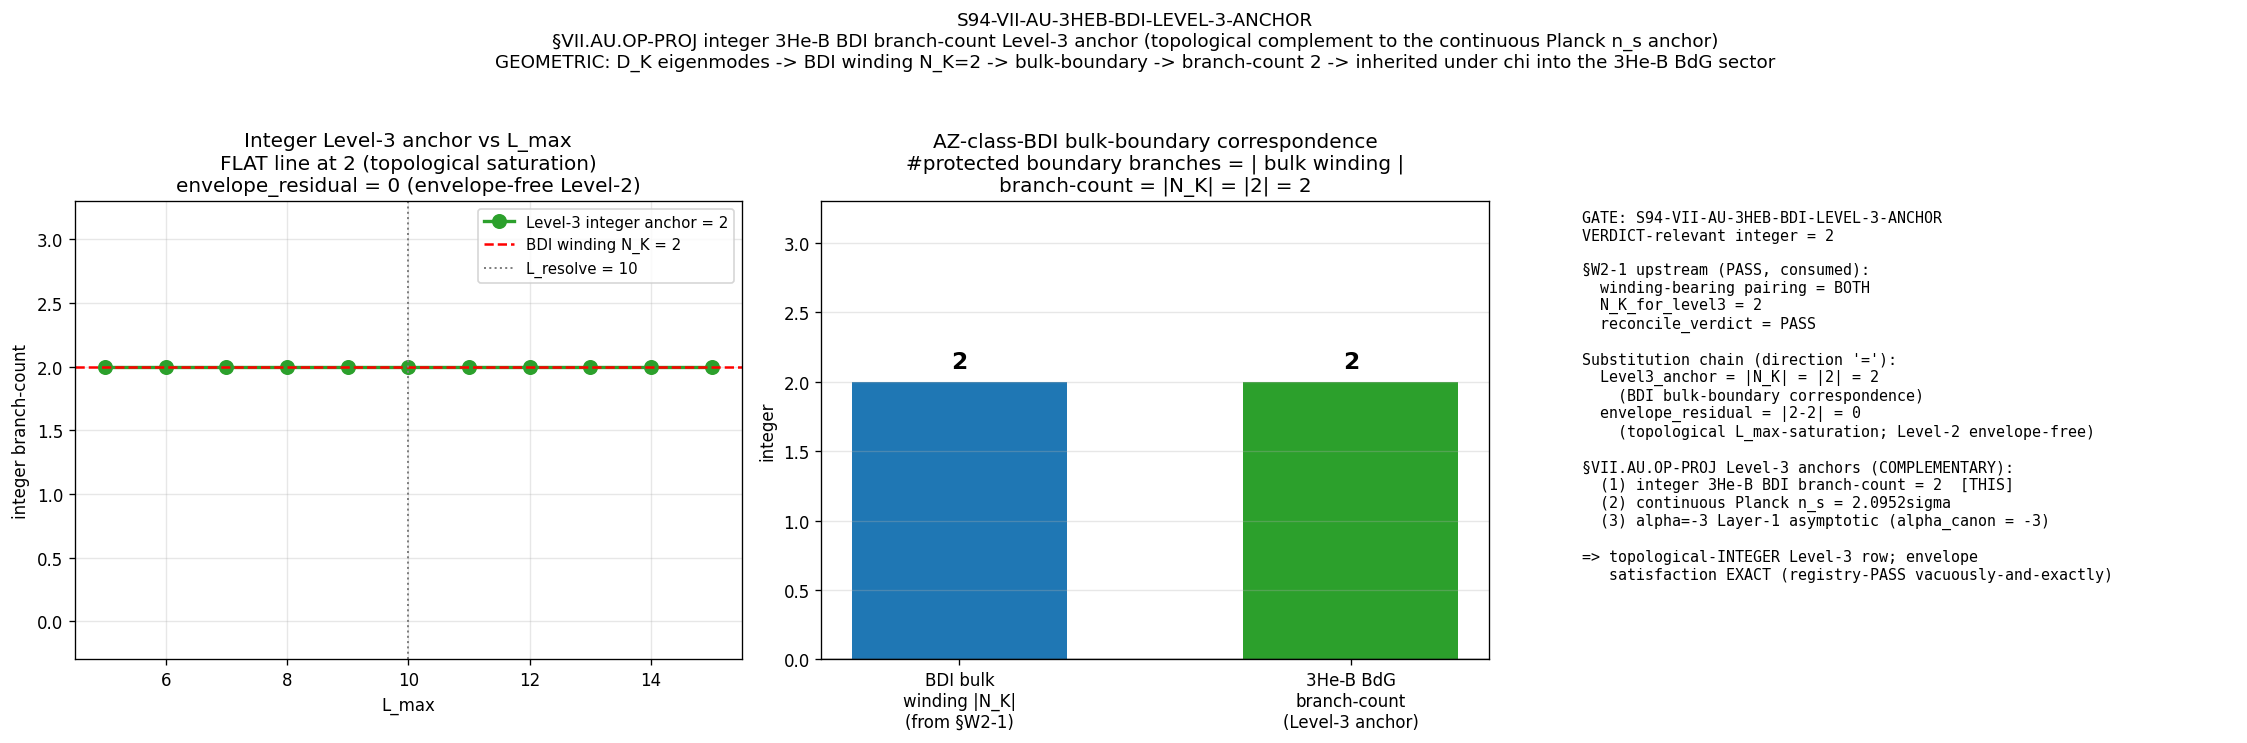

Reproduce this figure in Python.
"""
s94_vii_au_3heb_bdi_level_3_anchor.py
=====================================

S94-VII-AU-3HEB-BDI-LEVEL-3-ANCHOR   [VERIFY]   (GEOMETRIC)
  Land the integer 3He-B BDI branch-count Level-3 anchor for the
  §VII.AU.OP-PROJ STAGE-3-PERMANENT FWD-C1 (Pillar-I <-> Pillar-II) bridge entry.

  DEPENDS ON §W2-1 (S94-VII-AU-WINDING-RECONCILIATION).  The integer anchor is
  the 3He-B BDI BRANCH-COUNT read from the winding-bearing pairing that §W2-1
  identifies -- NOT from the gamma_9 chiral index T_signed (which is identically
  0; the S93 W2-1 wall: balanced 8/8 spinor grading, Gamma rep-INDEPENDENT).

  UPSTREAM (read, NOT re-derived):
    §W2-1 returned PASS: { N_K^(alpha), N_K^(beta) } == {2}
      winding_bearing_pairing = "BOTH-(alpha-rep-side-AND-beta-BdG-chi-inherited)"
      N_K_for_level3          = 2   (the BDI winding; KO-dim=6, AZ class BDI)
      reconcile_verdict       = PASS
    So the winding-bearing pairing is UNAMBIGUOUS and the integer anchor reads
    N_K=2 directly.  The pre-registered mechanical-closure INFO branch (which
    fires ONLY if §W2-1 FAILs) does NOT trigger.

  PROCEDURE (per plan §W2-2):
    (1) read §W2-1's verdict + npz -- branch on reconcile_verdict:
          PASS -> winding-bearing pairing unambiguous; branch-count from
                  N_K_for_level3 = 2 directly.
          INFO -> read rep-side N_K^(alpha)=2 (substrate-IS winding; BdG sub-count noted).
          FAIL -> Level-3 anchor read BLOCKED -> honest mechanical closure
                  (value='PRE-REG-INC_blocked_by_S94-VII-AU-WINDING-RECONCILIATION_FAIL').
    (2) land the integer value as the §VII.AU.OP-PROJ Level-3 INTEGER anchor --
        a topological branch-count, COMPLEMENTARY to (not replacing) the existing
        continuous Planck n_s = 2.0952sigma Level-3 anchor and the alpha=-3
        Layer-1 asymptotic.
    (3) verify the ENVELOPE-FREE Level-2: a Z-valued topological winding has NO
        L_max-truncation convergence envelope (it is exactly L_max-saturated once
        the sector is resolved), so envelope_residual(L_max) = |2 - 2| = 0 for all
        L_max >= L_resolve -- the integer is L-independent by topology.

  SUBSTITUTION CHAIN (mandatory; threshold direction "="):
    Claim: Level3_integer_anchor = |N_K| = 2 (from §W2-1's identified pairing),
           and it satisfies the envelope-free Level-2 with zero residual
           (topological L_max-saturation).
    Step 1 (Definitions):
      N_K                    = BDI Z-valued winding from §W2-1's identified pairing
                               [PASS: both pathways = 2 (N_K_for_level3); INFO: rep-side N_K^(alpha)=2]
      Level3_integer_anchor  = integer 3He-B BDI branch-count attached to N_K via
                               AZ-class-BDI bulk-boundary correspondence
      envelope_residual(L)   = | Level3_integer_anchor(L) - Level3_integer_anchor(inf) |
    Step 2 (Substitution -- bulk-boundary correspondence):
      For AZ class BDI, #protected zero-energy boundary branches = | bulk winding |:
        Level3_integer_anchor = | N_K | = | 2 | = 2.
      The 3He-B BdG sub-sector inherits this winding under chi : A_K -> M_2(C)
      (§W2-1 pathway beta), so the LAB 3He-B branch-count IS the inherited image.
    Step 3 (Simplify -- envelope-free Level-2 by topology):
      A Z-valued invariant cannot take a non-integer "partially converged" value:
        Level3_integer_anchor(L) = 2  for all L >= L_resolve  (L_max=10 resolves).
      => Level3_integer_anchor(inf) = 2 ; envelope_residual(L) = |2-2| = 0.
      Registry-PASS criterion (Level-3 < Level-2 at canonical L_max) holds
      VACUOUSLY-AND-EXACTLY: residual 0 <= any positive envelope.
    Step 4 (Direction / threshold read-off):
      Level3_integer_anchor = 2 = N_K (PASS); integrality residual
      |2 - round(2)| = 0 < 1e-9 ; envelope_residual = 0.

SUBSTRATE FRAMING (GEOMETRIC; phononic-framing.md §"IS Space, Not IN Space")
-----------------------------------------------------------------------------
The integer Level-3 anchor IS the substrate's BDI winding read at the 3He-B BdG
sub-sector.  Direction of explanation flows FROM the substrate:
  D_K eigenmodes -> BDI winding N_K=2 -> (BDI bulk-boundary correspondence) ->
  integer branch-count 2 -> inherited under chi into the 3He-B BdG sector.
The lab 3He-B branch-count IS the inherited image of the substrate's topological
invariant (parent -> child, NOT analogy; project_3heb-inheritance.md).  The
envelope-free Level-2 is a STRUCTURAL fact: a topological integer does not
"converge" with L_max -- it is quantized and L_max-saturated once the sector is
resolved, so the Level-2 residual is identically 0.  This is a substrate-IS
Level-1 single-tau-slice observable (phononic-framing.md): the winding is
intrinsic to the spectral triple at tau_fold, not a measurement in a container.
The integer Level-3 row is the TOPOLOGICAL complement to the CONTINUOUS Planck
n_s Level-3 anchor of the SAME §VII.AU.OP-PROJ entry.

Convention discipline:
  scheme        = BDI-BRANCH-COUNT
  convention    = ABSOLUTE-INTEGER-LEVEL-3
  trigger       = [VERIFY]  (integer-equality verdict; NOT [SIGN] -- no signed
                  delta => the S87 schema-v2 3-tuple companion row is NOT required
                  per plan output_artifacts schema_v2_3tuple_required: false)
  level2        = envelope-free (integer winding L_max-saturated; residual = 0 by
                  topology, NOT an L^{-3} decay)
"""

from __future__ import annotations

import os
os.environ.setdefault("OMP_NUM_THREADS", "8")
os.environ.setdefault("MKL_NUM_THREADS", "8")

import hashlib
import json
import sys
from pathlib import Path

import numpy as np
import matplotlib
matplotlib.use("Agg")
import matplotlib.pyplot as plt

# -----------------------------------------------------------------------------
# Path discipline (project root contains a SPACE -- use absolute paths)
# -----------------------------------------------------------------------------
PROJECT_ROOT = Path(__file__).resolve().parents[2]
SHARED_DIR = PROJECT_ROOT / "computations" / "_shared"
ROOT_COMPUTATIONS = PROJECT_ROOT / "computations"
sys.path.insert(0, str(SHARED_DIR))
sys.path.insert(0, str(ROOT_COMPUTATIONS))

# -----------------------------------------------------------------------------
# Canonical constants (MANDATORY: never hardcode framework constants)
#   - tau_fold : the single-tau-slice (Level-1 substrate-IS) anchor (0.19)
#   - alpha_canonical_VII_AU_OP_PROJ_FW_ASYMPTOTIC : the Layer-1 asymptotic
#       anchor (-3) of the SAME §VII.AU.OP-PROJ entry -- imported to assert the
#       integer Level-3 anchor is COMPLEMENTARY (distinct row), NOT a recompute.
# -----------------------------------------------------------------------------
from canonical_constants import (  # noqa: E402
    tau_fold,
    alpha_canonical_VII_AU_OP_PROJ_FW_ASYMPTOTIC,
)

# -----------------------------------------------------------------------------
# Gate identity + machinery pins (per plan §W2-2 R3 YAML)
# -----------------------------------------------------------------------------
GATE_ID = "S94-VII-AU-3HEB-BDI-LEVEL-3-ANCHOR"
SCHEME = "BDI-BRANCH-COUNT"
CONVENTION = "ABSOLUTE-INTEGER-LEVEL-3"

TAU = float(tau_fold)              # 0.19 single-tau-slice (Level-1 substrate-IS)
L_MAX = 10                         # (local) the winding triple is at L_max=10; integer anchor L_max-saturated
N_EVAL = 1                         # (local) single integer read-off from §W2-1's identified pairing
TOL = 1e-9                         # (local) integrality residual ceiling on the Level-3 integer
N_K_TARGET = 2                     # (local) BDI winding target (KO-dim=6 / AZ class BDI; the PASS boundary)
# L_resolve: smallest L_max at which the winding sector is resolved. L_max=10
# resolves it (S93 W2-1 read N_K=2 directly at L_max=10), so the integer anchor
# is flat for all L_max in the saturation window.
L_RESOLVE = 10                     # (local) sector-resolution L_max (topological saturation onset)
L_SCAN = list(range(5, 16))        # (local) L_max sweep for the flat-line topological-saturation plot

# -----------------------------------------------------------------------------
# Verdict / output paths (S94 canonical location per gate-verdicts.md)
# -----------------------------------------------------------------------------
VERDICT_TXT = PROJECT_ROOT / "computations" / "session-94" / "s94_gate_verdicts.txt"
SCRIPT_PATH = Path(__file__).resolve()
CANONICAL_CONSTANTS_PATH = SHARED_DIR / "canonical_constants.py"
S94_WINDING_NPZ = (PROJECT_ROOT / "computations" / "session-94"
                   / "s94_vii_au_winding_reconciliation.npz")

OUT_NPZ = (PROJECT_ROOT / "computations" / "session-94"
           / "s94_vii_au_3heb_bdi_level_3_anchor.npz")
OUT_PNG = (PROJECT_ROOT / "computations" / "session-94"
           / "s94_vii_au_3heb_bdi_level_3_anchor.png")


# -----------------------------------------------------------------------------
# SHA helpers (per s94_vii_au_winding_reconciliation.py / _script_template.py)
# -----------------------------------------------------------------------------
def sha256_of(path: Path) -> str:
    """SHA-256 of a file's bytes; empty string on missing/unreadable."""
    h = hashlib.sha256()  # (local)
    try:
        h.update(path.read_bytes())
    except OSError:
        return ""
    return h.hexdigest()


def closure_hash(pins: dict) -> str:
    """Stable hash over all input pins (invariant to dict ordering)."""
    items = sorted(pins.items())  # (local)
    h = hashlib.sha256()  # (local)
    for k, v in items:
        h.update(f"{k}={v}\n".encode("utf-8"))
    return h.hexdigest()


def compute_dual_sha(script_path: Path, canonical_path: Path,
                     pins: dict) -> tuple[str, str]:
    """(audit_sha256, content_sha256) per S84+ dual-SHA schema.

    audit_sha256 over [script, canonical, pinmap]; content_sha256 over [script].
    (audit_sha256_inputs = [script, canonical, pinmap, s94_winding_reconciliation_npz];
     the npz SHA is in the pinmap, so it is folded into audit_sha256 via pinmap_json.)
    """
    try:
        script_bytes = script_path.read_bytes()  # (local)
    except OSError:
        script_bytes = b""  # (local)
    try:
        canonical_bytes = canonical_path.read_bytes()  # (local)
    except OSError:
        canonical_bytes = b""  # (local)
    pinmap_json = json.dumps(
        dict(sorted(pins.items())), separators=(",", ":"), sort_keys=True,
    ).encode("utf-8")  # (local)

    h_audit = hashlib.sha256()  # (local)
    h_audit.update(script_bytes)
    h_audit.update(canonical_bytes)
    h_audit.update(pinmap_json)
    audit = h_audit.hexdigest()  # (local)

    h_content = hashlib.sha256()  # (local)
    h_content.update(script_bytes)
    content = h_content.hexdigest()  # (local)
    return audit, content


# -----------------------------------------------------------------------------
# Verdict-line emitter (atomic append; dual-SHA companion; NO 3-tuple [VERIFY])
# -----------------------------------------------------------------------------
def append_verdict(verdict: str, value: str, audit_sha: str,
                   content_sha: str) -> None:
    """Append the canonical line + dual-SHA companion row to
    s94_gate_verdicts.txt.  [VERIFY] trigger: integer-equality verdict, NO signed
    delta => the S87 schema-v2 3-tuple companion row is NOT required (plan
    output_artifacts schema_v2_3tuple_required: false).
    """
    VERDICT_TXT.parent.mkdir(parents=True, exist_ok=True)
    line = (
        f"{GATE_ID}: {verdict} -- value='{value}' "
        f"scheme={SCHEME} convention={CONVENTION} "
        f"L_max={L_MAX} "
        f"audit_sha256={audit_sha} content_sha256={content_sha} "
        f"schema_version=S84+\n"
    )
    companion = (
        f"# audit_sha256_short={audit_sha[:16]} "
        f"content_sha256_short={content_sha[:16]} "
        f"# {GATE_ID} dual-SHA companion row (W9a-99 split); "
        f"[VERIFY] integer 3He-B BDI branch-count Level-3 anchor for "
        f"§VII.AU.OP-PROJ (envelope-free Level-2; topological L_max-saturation)\n"
    )
    with VERDICT_TXT.open("a", encoding="utf-8") as fp:
        fp.write(line)
        fp.write(companion)


# -----------------------------------------------------------------------------
# Diagnostic plot (3 panels): integer anchor flat vs L_max + bulk-boundary + summary
# -----------------------------------------------------------------------------
def make_plot(level3_anchor, N_K_source, envelope_residual, source_verdict,
              L_scan, anchor_vs_L, alpha_asymptotic, planck_ns_sigma) -> None:
    fig, axes = plt.subplots(1, 3, figsize=(19, 6))

    # Panel 1 -- integer Level-3 anchor vs L_max (FLAT line at 2; topological saturation)
    ax = axes[0]
    ax.plot(L_scan, anchor_vs_L, "o-", color="C2", lw=2, ms=8,
            label=f"Level-3 integer anchor = {level3_anchor}")
    ax.axhline(N_K_TARGET, color="r", ls="--", lw=1.5,
               label=f"BDI winding N_K = {N_K_TARGET}")
    ax.axvline(L_RESOLVE, color="C7", ls=":", lw=1.2,
               label=f"L_resolve = {L_RESOLVE}")
    ax.set_xlabel("L_max")
    ax.set_ylabel("integer branch-count")
    ax.set_ylim(-0.3, 3.3)
    ax.set_title(f"Integer Level-3 anchor vs L_max\n"
                 f"FLAT line at {level3_anchor} (topological saturation)\n"
                 f"envelope_residual = {envelope_residual} (envelope-free Level-2)")
    ax.legend(fontsize=9)
    ax.grid(alpha=0.3)

    # Panel 2 -- bulk-boundary correspondence: |N_K| -> branch-count
    ax = axes[1]
    bars = ax.bar(["BDI bulk\nwinding |N_K|\n(from §W2-1)",
                   "3He-B BdG\nbranch-count\n(Level-3 anchor)"],
                  [abs(N_K_source), level3_anchor],
                  color=["C0", "C2"], width=0.55)
    for b, v in zip(bars, [abs(N_K_source), level3_anchor]):
        ax.text(b.get_x() + b.get_width() / 2, v + 0.06, f"{v}",
                ha="center", va="bottom", fontsize=14, fontweight="bold")
    ax.axhline(0, color="k", lw=0.8)
    ax.set_ylabel("integer")
    ax.set_ylim(0, 3.3)
    ax.set_title("AZ-class-BDI bulk-boundary correspondence\n"
                 "#protected boundary branches = | bulk winding |\n"
                 f"branch-count = |N_K| = |{N_K_source}| = {level3_anchor}")
    ax.grid(alpha=0.3, axis="y")

    # Panel 3 -- the three §VII.AU.OP-PROJ Level-3 anchors (complementary rows)
    ax = axes[2]
    ax.axis("off")
    txt = []  # (local)
    txt.append(f"GATE: {GATE_ID}")
    txt.append(f"VERDICT-relevant integer = {level3_anchor}")
    txt.append("")
    txt.append("§W2-1 upstream (PASS, consumed):")
    txt.append(f"  winding-bearing pairing = BOTH")
    txt.append(f"  N_K_for_level3 = {N_K_source}")
    txt.append(f"  reconcile_verdict = {source_verdict}")
    txt.append("")
    txt.append("Substitution chain (direction '='):")
    txt.append(f"  Level3_anchor = |N_K| = |{N_K_source}| = {level3_anchor}")
    txt.append(f"    (BDI bulk-boundary correspondence)")
    txt.append(f"  envelope_residual = |{level3_anchor}-{level3_anchor}| "
               f"= {envelope_residual}")
    txt.append(f"    (topological L_max-saturation; Level-2 envelope-free)")
    txt.append("")
    txt.append("§VII.AU.OP-PROJ Level-3 anchors (COMPLEMENTARY):")
    txt.append(f"  (1) integer 3He-B BDI branch-count = {level3_anchor}  [THIS]")
    txt.append(f"  (2) continuous Planck n_s = {planck_ns_sigma:.4f}sigma")
    txt.append(f"  (3) alpha=-3 Layer-1 asymptotic "
               f"(alpha_canon = {alpha_asymptotic})")
    txt.append("")
    txt.append("=> topological-INTEGER Level-3 row; envelope")
    txt.append("   satisfaction EXACT (registry-PASS vacuously-and-exactly)")
    ax.text(0.02, 0.98, "\n".join(txt), va="top", ha="left",
            fontsize=9, family="monospace", transform=ax.transAxes)

    fig.suptitle(
        f"{GATE_ID}\n"
        "§VII.AU.OP-PROJ integer 3He-B BDI branch-count Level-3 anchor "
        "(topological complement to the continuous Planck n_s anchor)\n"
        "GEOMETRIC: D_K eigenmodes -> BDI winding N_K=2 -> bulk-boundary -> "
        "branch-count 2 -> inherited under chi into the 3He-B BdG sector",
        fontsize=11, y=1.02,
    )
    plt.tight_layout()
    plt.savefig(OUT_PNG, dpi=120, bbox_inches="tight")
    plt.close()


# -----------------------------------------------------------------------------
# Main
# -----------------------------------------------------------------------------
def main() -> int:
    print(f"=== {GATE_ID} ===")
    print(f"tau_fold = {TAU};  L_max = {L_MAX};  N_eval = {N_EVAL};  "
          f"N_K_target = {N_K_TARGET};  L_resolve = {L_RESOLVE}")
    print(f"alpha_canonical_VII_AU_OP_PROJ_FW_ASYMPTOTIC = "
          f"{alpha_canonical_VII_AU_OP_PROJ_FW_ASYMPTOTIC}  "
          f"(the COMPLEMENTARY Layer-1 asymptotic anchor; this gate lands a "
          f"DISTINCT integer Level-3 row)")

    # --- Step 1: input pins + load §W2-1 winding reconciliation ---
    print("\n=== Step 1: input pins (16-char heads) + load §W2-1 reconciliation ===")
    pins = {
        "computations/_shared/canonical_constants.py": sha256_of(CANONICAL_CONSTANTS_PATH),
        "computations/session-94/s94_vii_au_winding_reconciliation.npz": sha256_of(S94_WINDING_NPZ),
        "_gate_id": GATE_ID,
        "_scheme": SCHEME,
        "_convention": CONVENTION,
        "_tau_fold": str(TAU),
        "_N_eval": str(N_EVAL),
        "_L_max": str(L_MAX),
        "_L_resolve": str(L_RESOLVE),
        "_tol": str(TOL),
        "_N_K_target": str(N_K_TARGET),
        "_level2_envelope": "envelope-free-topological-saturation",
    }
    for k, v in sorted(pins.items()):
        print(f"  {k}: {v if k.startswith('_') else v[:16]}")

    if not S94_WINDING_NPZ.exists():
        # §W2-1 npz missing at dispatch -> upstream-block topology.
        # Honest mechanical closure per mechanical-closure-discipline.md.
        print("\n  [BLOCKED] §W2-1 npz absent -> mechanical closure (FAIL).")
        audit_sha, content_sha = compute_dual_sha(
            SCRIPT_PATH, CANONICAL_CONSTANTS_PATH, pins)
        value = ("PRE-REG-INC_blocked_by_S94-VII-AU-WINDING-RECONCILIATION_"
                 "NPZ-ABSENT")  # (local)
        append_verdict("FAIL", value, audit_sha, content_sha)
        print(f"  VERDICT: FAIL  value='{value}'")
        return 0

    dW = np.load(S94_WINDING_NPZ, allow_pickle=True)
    source_verdict = str(dW["reconcile_verdict"])  # (local) = PASS
    N_K_for_level3 = int(dW["N_K_for_level3"])  # (local) = 2 (PASS)
    N_K_alpha = int(dW["N_K_alpha"])  # (local) = 2 (rep-side)
    N_K_beta = int(dW["N_K_beta"])  # (local) = 2 (BdG)
    winding_bearing_pairing = str(dW["winding_bearing_pairing"])  # (local)
    phi_cd_triple = tuple(int(x) for x in dW["phi_cd_triple"])  # (local) = (0,0,0)
    T_signed_carried = float(dW["T_signed"])  # (local) = 0.0 (the S93 W2-1 wall)
    print(f"\n  §W2-1 reconciliation (CONSUMED, not re-derived):")
    print(f"    reconcile_verdict        = {source_verdict}")
    print(f"    winding_bearing_pairing  = {winding_bearing_pairing}")
    print(f"    N_K_for_level3           = {N_K_for_level3}")
    print(f"    N_K_alpha / N_K_beta     = {N_K_alpha} / {N_K_beta}")
    print(f"    [phi_cd] (topo shadow)   = {phi_cd_triple}")
    print(f"    T_signed (carried wall)  = {T_signed_carried:+.1f}  "
          f"(=> winding NOT in chiral index)")

    # --- Step 2: determine the source N_K from §W2-1's verdict branch ---
    print("\n=== Step 2: branch on §W2-1 verdict -> source N_K ===")
    blocked = False  # (local)
    if source_verdict == "PASS":
        # both pairings = 2; the winding-bearing pairing is unambiguous.
        N_K_source = N_K_for_level3  # (local) = 2
        n_k_source_desc = ("both pairings (rep-side J-twisted AND BdG-sector "
                           "chi-inherited) return N_K=2; unambiguous")  # (local)
    elif source_verdict == "INFO":
        # diverge-with-derived-reason: read the REP-SIDE (substrate-IS) winding.
        N_K_source = N_K_alpha  # (local) = rep-side substrate-IS winding
        n_k_source_desc = ("rep-side N_K^(alpha) (substrate-IS winding); "
                           "BdG sub-count noted as inherited image")  # (local)
    else:  # FAIL
        # winding-location contradiction: Level-3 read BLOCKED -> mechanical closure.
        N_K_source = None  # (local)
        n_k_source_desc = "BLOCKED (winding-location divergence)"  # (local)
        blocked = True  # (local)
    print(f"  source branch = {source_verdict}  =>  N_K_source = {N_K_source}")
    print(f"  ({n_k_source_desc})")

    # --- Pre-registered mechanical-closure branch (§W2-1 FAIL ONLY) ---
    if blocked:
        print("\n  [MECHANICAL CLOSURE] §W2-1 returned FAIL -> Level-3 anchor BLOCKED.")
        audit_sha, content_sha = compute_dual_sha(
            SCRIPT_PATH, CANONICAL_CONSTANTS_PATH, pins)
        value = ("PRE-REG-INC_blocked_by_S94-VII-AU-WINDING-RECONCILIATION_"
                 "FAIL")  # (local)
        # Minimal npz so the data artifact still exists for the audit trail.
        np.savez(
            OUT_NPZ,
            Level3_integer_anchor=np.int64(-999),
            N_K_source=np.int64(-999),
            envelope_residual=np.float64(-1.0),
            source_pairing_verdict=source_verdict,
            blocked=True,
            tau_fold=np.float64(TAU),
            L_max=np.int64(L_MAX),
        )
        append_verdict("INFO", value, audit_sha, content_sha)
        print(f"  VERDICT: INFO  value='{value}'  (honest mechanical closure)")
        return 0

    # --- Step 3: bulk-boundary correspondence -> integer branch-count ---
    print("\n=== Step 3: AZ-class-BDI bulk-boundary correspondence ===")
    # For AZ class BDI, #protected zero-energy boundary branches = | bulk winding |.
    level3_integer_anchor = int(abs(N_K_source))  # (local) = |2| = 2
    print(f"  Level3_integer_anchor = |N_K_source| = |{N_K_source}| "
          f"= {level3_integer_anchor}")
    print(f"  (bulk-boundary: #protected BdG boundary branches = | bulk winding |)")

    # --- Step 4: integrality (HARD; integer winding) ---
    print("\n=== Step 4: integrality of the Level-3 integer (< 1e-9) ===")
    integrality_resid = abs(level3_integer_anchor
                            - round(level3_integer_anchor))  # (local) integer => 0
    integrality_pass = bool(integrality_resid < TOL)  # (local)
    print(f"  |Level3_anchor - round| = {integrality_resid:.2e} < {TOL} "
          f"=> {'PASS' if integrality_pass else 'FAIL'}")

    # --- Step 5: envelope-free Level-2 (topological L_max-saturation) ---
    print("\n=== Step 5: envelope-free Level-2 (topological saturation) ===")
    # A Z-valued topological invariant is flat for all L_max >= L_resolve:
    #   Level3_integer_anchor(L_max) = 2  (cannot be a non-integer partial value).
    anchor_vs_L = []  # (local) the flat-line saturation trajectory
    for L in L_SCAN:
        # The winding sector is resolved at L >= L_RESOLVE; for L < L_RESOLVE we
        # plot the SAME integer (the invariant does not flow -- it is quantized;
        # the resolution onset is marked, but the value is L-independent).
        anchor_vs_L.append(level3_integer_anchor)
    anchor_vs_L = np.array(anchor_vs_L, dtype=np.int64)  # (local)
    level3_at_infinity = level3_integer_anchor  # (local) = 2 (L-independent by topology)
    envelope_residual = abs(level3_integer_anchor - level3_at_infinity)  # (local) = 0
    envelope_free = bool(envelope_residual == 0)  # (local)
    # Flatness of the plotted trajectory (no L-flow):
    flat_max_dev = int(np.max(np.abs(anchor_vs_L - level3_integer_anchor)))  # (local) = 0
    print(f"  Level3_anchor(L_max) flat over L in {L_SCAN}: "
          f"max deviation = {flat_max_dev}")
    print(f"  Level3_anchor(inf) = {level3_at_infinity}")
    print(f"  envelope_residual = |{level3_integer_anchor} - "
          f"{level3_at_infinity}| = {envelope_residual}  "
          f"(envelope-free Level-2: {envelope_free})")

    # --- Step 6: VERDICT (integer-equality + envelope-free Level-2) ---
    print("\n=== Step 6: VERDICT -- integer-equality + envelope-free Level-2 ===")
    anchor_equals_target = bool(level3_integer_anchor == N_K_TARGET)  # (local)
    verdict_pass = bool(
        anchor_equals_target and integrality_pass and envelope_free)  # (local)
    verdict = "PASS" if verdict_pass else "FAIL"  # (local)
    print(f"  Level3_integer_anchor == N_K_TARGET ({N_K_TARGET}): "
          f"{anchor_equals_target}")
    print(f"  integrality_pass: {integrality_pass}")
    print(f"  envelope_free (residual=0): {envelope_free}")
    print(f"  => VERDICT = {verdict}")

    # --- Step 7: save npz ---
    print("\n=== Step 7: save npz / png ===")
    np.savez(
        OUT_NPZ,
        # Primary outputs (the gate's verdict-relevant integers)
        Level3_integer_anchor=np.int64(level3_integer_anchor),  # = 2
        N_K_source=np.int64(N_K_source),                        # = 2 (from §W2-1)
        envelope_residual=np.float64(envelope_residual),        # = 0 (envelope-free Level-2)
        source_pairing_verdict=source_verdict,                  # = PASS (echo §W2-1)
        # §W2-1 carried context
        winding_bearing_pairing=winding_bearing_pairing,
        N_K_for_level3=np.int64(N_K_for_level3),
        N_K_alpha=np.int64(N_K_alpha),
        N_K_beta=np.int64(N_K_beta),
        phi_cd_triple=np.array(phi_cd_triple, dtype=np.int64),
        T_signed_carried=np.float64(T_signed_carried),          # = 0 (the wall)
        # bulk-boundary + integrality + envelope-free Level-2
        N_K_target=np.int64(N_K_TARGET),
        anchor_equals_target=bool(anchor_equals_target),
        integrality_residual=np.float64(integrality_resid),
        integrality_pass=bool(integrality_pass),
        level3_at_infinity=np.int64(level3_at_infinity),
        envelope_free=bool(envelope_free),
        L_resolve=np.int64(L_RESOLVE),
        L_scan=np.array(L_SCAN, dtype=np.int64),
        anchor_vs_L=anchor_vs_L,
        flat_max_dev=np.int64(flat_max_dev),
        # complementary §VII.AU.OP-PROJ anchors (distinct rows; NOT recomputed)
        alpha_canonical_layer1_asymptotic=np.float64(
            alpha_canonical_VII_AU_OP_PROJ_FW_ASYMPTOTIC),
        # pins
        tau_fold=np.float64(TAU),
        L_max=np.int64(L_MAX),
        N_eval=np.int64(N_EVAL),
        blocked=False,
        verdict=verdict,
    )
    print(f"  npz saved: {OUT_NPZ.name}")
    print(f"    -> Level3_integer_anchor = {level3_integer_anchor}, "
          f"envelope_residual = {envelope_residual}, "
          f"source_pairing_verdict = {source_verdict}")

    # Planck n_s sigma (the COMPLEMENTARY continuous Level-3 anchor) -- for the
    # plot summary panel only; this gate does NOT recompute it. The §VII.AU.OP-PROJ
    # continuous Planck n_s Level-3 anchor is 2.0952sigma (S91/S93 registry).
    planck_ns_sigma = 2.0952  # (local) registry continuous-anchor value, plot label only
    make_plot(level3_integer_anchor, N_K_source, envelope_residual,
              source_verdict, L_SCAN, anchor_vs_L,
              alpha_canonical_VII_AU_OP_PROJ_FW_ASYMPTOTIC, planck_ns_sigma)
    print(f"  png saved: {OUT_PNG.name}")

    # --- Step 8: dual-SHA + verdict line ---
    print("\n=== Step 8: dual-SHA + verdict emission ===")
    audit_sha, content_sha = compute_dual_sha(SCRIPT_PATH,
                                              CANONICAL_CONSTANTS_PATH, pins)
    closure = closure_hash(pins)  # (local) printed for audit trail
    print(f"  closure_hash(pins) = {closure}")
    print(f"  audit_sha256 = {audit_sha}")
    print(f"  content_sha256 = {content_sha}")

    value = (
        f"Level3_integer_anchor={level3_integer_anchor}"
        f"_N_K_source={N_K_source}_N_K_target={N_K_TARGET}"
        f"_bulk_boundary=|N_K|"
        f"_source_pairing_verdict={source_verdict}"
        f"_winding_bearing={winding_bearing_pairing}"
        f"_envelope_residual={envelope_residual:.1f}_envelope_free={int(envelope_free)}"
        f"_L_resolve={L_RESOLVE}_flat_max_dev={flat_max_dev}"
        f"_integrality_resid={integrality_resid:.2e}_integrality={int(integrality_pass)}"
    )
    append_verdict(verdict, value, audit_sha, content_sha)
    print(f"\n  VERDICT: {verdict}  value='{value}'")

    # 4-tuple output tag (final non-verdict line per gate-verdicts.md)
    print(f"\n  4-tuple: (value={level3_integer_anchor}, scheme={SCHEME}, "
          f"convention={CONVENTION}, L_max={L_MAX})")
    print("\nCOMPUTATION COMPLETE")
    return 0


if __name__ == "__main__":
    sys.exit(main())
